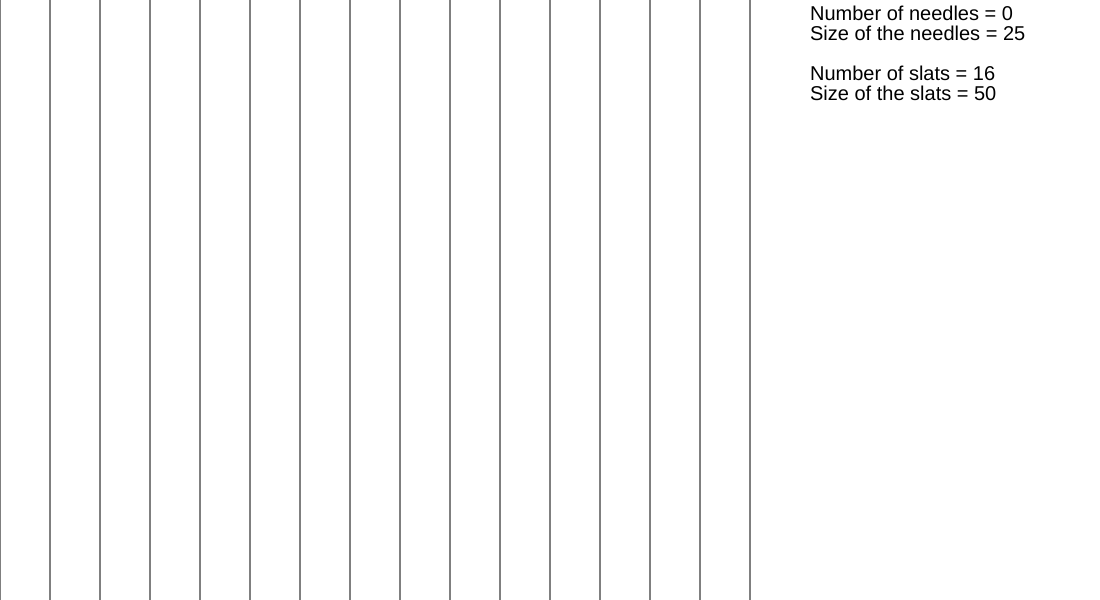
Frame 1 (no input)
Frame 60 (no input): identical to frame 1, image omitted
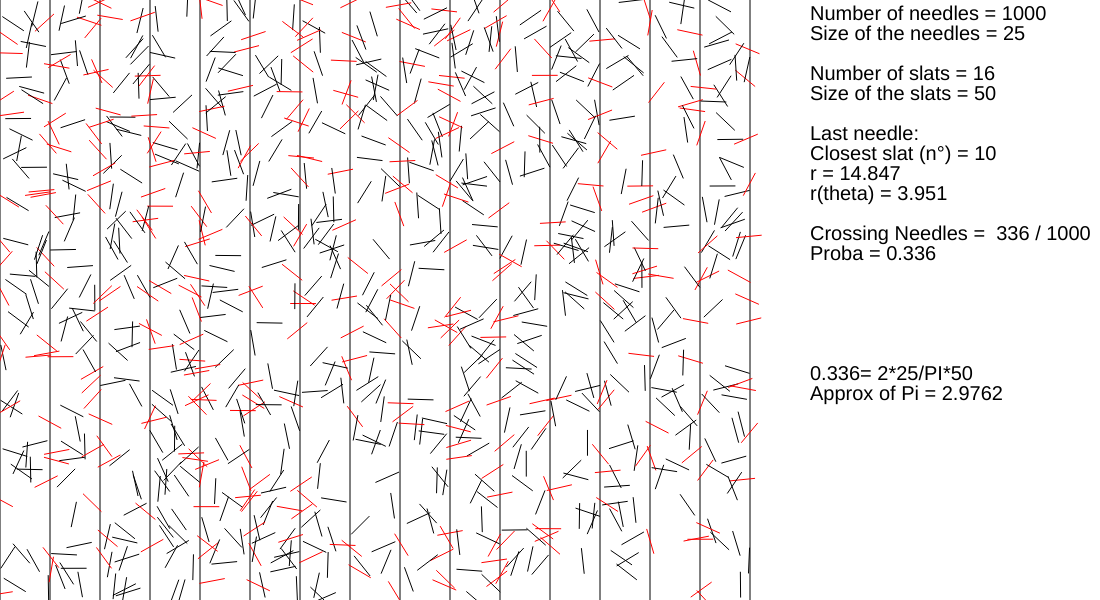
Frame 120 (the mouse pressed at the canvas centre since frame 60)

The p5.js sketch that drew these frames (run headless with seeded random() and noise() and a simulated clock; from frame 60 on, the mouse is pressed at the canvas centre):

// p5.js sketch
// ── sketch.js
// CONST CANVAS
const CANVAS_WIDTH = 800;
const CANVAS_HEIGHT = 600;

// CONST
const DEBUG = false;
const needlePerClick = 1000;
const lenNeedles = 25; // Length of the needles

const distBetweenTwoLattes = 50; // Distance between two lattes

// Arrays
var lattes = []; // Array that contain the X position of each latte
var needles = []; // Array that contain all the needles

/* ------------------------------------------------------------------------ */


function setup() {
  createCanvas(CANVAS_WIDTH + 300, CANVAS_HEIGHT);

  // Let's create the lattes
  for(let i = 0; i < CANVAS_WIDTH / distBetweenTwoLattes; i++){
    lattes.push(i * distBetweenTwoLattes);
  }
}

function draw() {
  background(255);

  // Let's draw the lattes
  for(let i = 0; i < lattes.length; i++){
    line(lattes[i], 0, lattes[i], CANVAS_HEIGHT);
  }

  // Let's draw the needles
  for(let i = 0; i < needles.length; i++){
    needles[i].isCrossingLatte();
    needles[i].draw();
    if(DEBUG){
      needles[i].drawDistanceBetweenLatte();
    }
  }

  // Messages
  push();
  textSize(20);
  text("Number of needles = " + needles.length, CANVAS_WIDTH + 10, 20);
  text("Size of the needles = " + lenNeedles, CANVAS_WIDTH + 10, 40);
  text("Number of slats = " + lattes.length, CANVAS_WIDTH + 10, 80);
  text("Size of the slats = " + distBetweenTwoLattes, CANVAS_WIDTH + 10, 100);
  if(needles.length > 0){
    text("Last needle: ", CANVAS_WIDTH + 10, 140);
    text("Closest slat (n°) = " + needles[needles.length - 1].nearestLatte(), CANVAS_WIDTH + 10, 160);
    text("r = " + round(needles[needles.length - 1].calculDistanceBetweenClosestLatte(), 3), CANVAS_WIDTH + 10, 180);
    text("r(theta) = " + round(needles[needles.length - 1].isCrossingLatte(), 3), CANVAS_WIDTH + 10, 200);
    text("Crossing Needles =  " + needlesCrossing() + " / " + needles.length, CANVAS_WIDTH + 10, 240);
    text("Proba = " + round(needlesCrossing()/needles.length, 5), CANVAS_WIDTH + 10, 260);

    text(round(needlesCrossing()/needles.length, 5)  + "= 2*" + lenNeedles + "/PI*" + distBetweenTwoLattes, CANVAS_WIDTH + 10, 380);
    text("Approx of Pi = " + round(approxPi(), 4), CANVAS_WIDTH + 10, 400);
    print(DEBUG);
  }
  pop();

}

// Events mousse
function mousePressed(){
  // If the mouse is pressed, we create a new needle
    for(let i = 0; i < needlePerClick; i++){
      needles.push(new Needle(lenNeedles));
    }
}

function needlesCrossing(){ // The number of needles crossing a slate
  let n = 0;
  for(let i = 0; i < needles.length; i++){
    if(needles[i].isCrossing){
      n++;
    }
  }
  return n;
}

function approxPi(){
  // Pi = (2 * lenNeedles) / (probability * latteDist)
  let pi = 0;
  let prob = (needlesCrossing()/needles.length);
  pi = (2 * lenNeedles) / (prob * distBetweenTwoLattes);
  return pi;
}
// ── needle.js
class Needle{
    constructor(len){
        this.x = random(0, CANVAS_WIDTH - distBetweenTwoLattes);
        this.y = random(0, CANVAS_HEIGHT);

        this.theta = random(-(PI/2), PI/2);
        this.thetaFlip = PI/2 + this.theta;
        this.len = len;
        this.x1 = this.x + cos(this.theta) * (this.len / 2);
        this.y1 = this.y + sin(this.theta) * (this.len / 2);
        this.x2 = this.x - cos(this.theta) * (this.len / 2);
        this.y2 = this.y - sin(this.theta) * (this.len / 2);
        
        this.isCrossing = false;
    }

    draw(){
        push();
        if(this.isCrossing){
            stroke(255, 0 , 0);
        }
        else{
            stroke(0);
        }
        line(this.x1, this.y1, this.x2, this.y2);
        if(DEBUG){
            ellipse(this.x, this.y, 5, 5);
        }
        pop();
    }

    // Check if the needle is crossing a latte
    nearestLatte(){
        let r = Infinity;
        let n = 0;
        for(let i = 0; i < lattes.length; i++){
            let dist = abs(this.x - lattes[i]);
            if(dist < r){
                r = dist;
                n = i;
            }
        }
        return n;
    }

    calculDistanceBetweenClosestLatte(){
        let r = abs(this.x - lattes[this.nearestLatte()]);
        return r;
    }

    drawDistanceBetweenLatte(){
        push();
        stroke(169, 169, 169);
        if(this.x > lattes[this.nearestLatte()]){
            line(this.x, this.y, this.x - this.calculDistanceBetweenClosestLatte(), this.y);
            ellipse(this.x - this.calculDistanceBetweenClosestLatte(), this.y, 5);
        }
        else{
            line(this.x, this.y, this.x + this.calculDistanceBetweenClosestLatte(), this.y);
            ellipse(this.x + this.calculDistanceBetweenClosestLatte(), this.y, 5);
        }
        pop();
    }

    isCrossingLatte(){
        let sinTheta = sin(this.thetaFlip);
        let dist = sinTheta * (this.len / 2);

        if(dist > this.calculDistanceBetweenClosestLatte()){
            this.isCrossing = true;
        }
        else{
            this.isCrossing = false;
        }

        return dist;
    }
}
